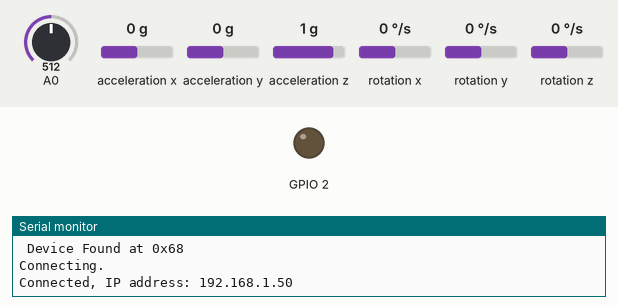
This sketch was run on a simulated ESP8266 (NodeMCU). On the bench: output pins drawn as LEDs (lit = HIGH), the last lines printed to the serial monitor. Wiring (inferred from the names in the program): MPU-6050 motion sensor at I2C address 0x68. Inputs (shaded band) come from the test bench; at power-on: A0 = 512, acceleration x 0 g, acceleration y 0 g, acceleration z 1 g, rotation x 0 °/s, rotation y 0 °/s, rotation z 0 °/s. WiFi joins after 1.5 s; servers stay silent unless stated.

Above: at 5.4 s.
5.5 s: A0 set to 369
8.5 s: A0 set to 334
At 11.28 s:
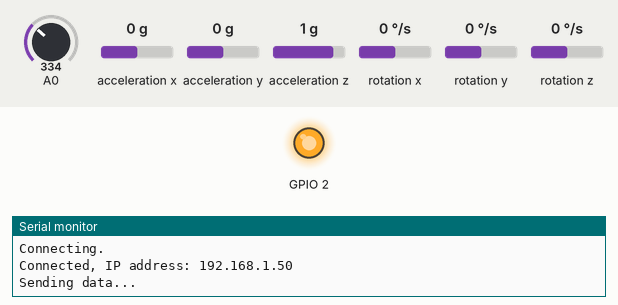
11.5 s: A0 set to 716
At 12.1 s:
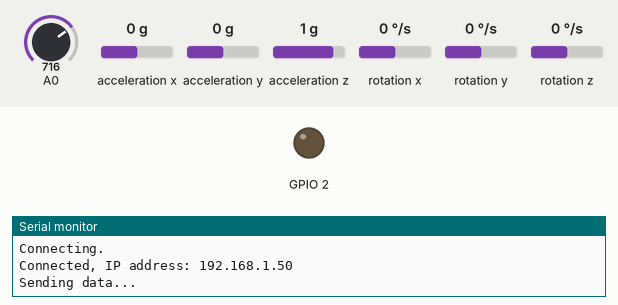
13.0 s: A0 set to 306
At 16.3 s:
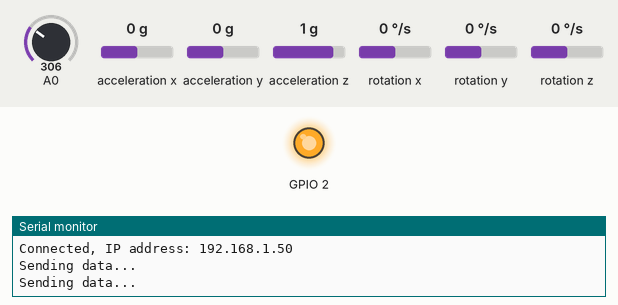
Timing chart, 0 to 17.0 s (numbered marks = the images above; inputs shaded):
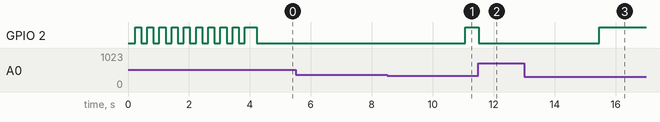

The sketch:

main.ino
```cpp
#include "Wire.h"
#include "Arduino.h"
#include <ESP8266WiFi.h>

const uint8_t MPU_addr = 0x68; // I2C address of the MPU-6050

const float MPU_GYRO_250_SCALE = 131.0;
const float MPU_GYRO_500_SCALE = 65.5;
const float MPU_GYRO_1000_SCALE = 32.8;
const float MPU_GYRO_2000_SCALE = 16.4;
const float MPU_ACCL_2_SCALE = 16384.0;
const float MPU_ACCL_4_SCALE = 8192.0;
const float MPU_ACCL_8_SCALE = 4096.0;
const float MPU_ACCL_16_SCALE = 2048.0;

// Threshold del sensore di pressione per rilevare la scrittura
const int TH_FORCE = 350;
// Delay del loop principale
const int LOOP_DELAY = 10;
// Tempo di attesa prima di poter riscrivere un altra parola
const int _TIME_WAIT = 2000;
// Tempo di scrittura massima di una parola
const int MAX_TIME = 10000;
// Dimensione massima dell array dei dati
const int ARRAY_DIM = MAX_TIME / LOOP_DELAY;
const bool DEBUG = false;

const char RAWDATA_JSON_PROTOTYPE[] = "[%f,%f,%f,%.0f,%f,%f,%f]";

// Enum per lo status della penna
enum PEN_STATUS
{
  WRITING, // La penna sta scrivendo il led è spento
  READY,   // La penna è pronta per scrivere una parola nuova il led è acceso
  ERROR    // l'utente ha tenuto la penna in scrittura per più di MAX_TIME il led lampeggia
};

struct rawdata
{
  int16_t AcX;
  int16_t AcY;
  int16_t AcZ;
  int16_t pressure;
  int16_t GyX;
  int16_t GyY;
  int16_t GyZ;
};

struct scaleddata
{
  float AcX;
  float AcY;
  float AcZ;
  float pressure;
  float GyX;
  float GyY;
  float GyZ;
};

bool checkI2c(byte addr);
void mpu6050Begin(byte addr);
rawdata mpu6050Read(byte addr);
void setMPU6050scales(byte addr, uint8_t Gyro, uint8_t Accl);
void getMPU6050scales(byte addr, uint8_t &Gyro, uint8_t &Accl);
scaleddata convertRawToScaled(byte addr, rawdata value);
void blink();
//scaleddata convertRawToScaled(byte addr, rawdata value, bool Debug);

// variable
int16_t pressionSensor;
bool isOpen = true;
int counter_led = 0;
int counter_writing = 0;
PEN_STATUS status_pen = READY;
struct rawdata arr[ARRAY_DIM];

// Dati di connessione
WiFiClient client;
const char *host = "192.168.43.242";
bool isConnected = false;

void connect()
{
  WiFi.begin("HUAWEI P20", "1234abcd");

  Serial.print("Connecting");
  while (WiFi.status() != WL_CONNECTED)
  {
    blink();
    Serial.print(".");
  }
  Serial.println();

  Serial.print("Connected, IP address: ");
  Serial.println(WiFi.localIP());

  while (!client.connect(host, 8080))
  {
    blink();
  }
}

void setup()
{

  Wire.begin();
  Serial.begin(9600);
  pinMode(2, OUTPUT);

  mpu6050Begin(MPU_addr);
  connect();
}

// Effettua il lampeggiamento del led
void blink()
{
  bool stat_led = true;
  for (int i = 0; i < 20; i++)
  {
    if (stat_led)
    {
      stat_led = false;
      digitalWrite(2, LOW);
    }
    else
    {
      stat_led = true;
      digitalWrite(2, HIGH);
    }
    delay(200);
  }
}

void setStatus(PEN_STATUS status)
{
  if (status == READY)
  {
    digitalWrite(2, HIGH);
    status_pen = READY;
  }
  else if (status == WRITING)
  {
    digitalWrite(2, LOW);
    status_pen = WRITING;
  }
  else
  {
    status_pen = ERROR;
    blink();
    status_pen = READY;
  }
}

void sendData()
{
  Serial.println("Sending data...");
  // vanno inviati counter_writing e LOOP_DELAY
  client.print("[");
  for (int i = 0; i < counter_writing; i++)
  {
    scaleddata data = convertRawToScaled(MPU_addr, arr[i]);
    client.printf(RAWDATA_JSON_PROTOTYPE, data.AcX, data.AcY, data.AcZ, data.pressure, data.GyX, data.GyY, data.GyZ);
    if (i != counter_writing - 1)
      client.print(",");
  }
  client.println("]");
};

void readData(byte addr)
{

  // This function reads the raw 16-bit data value from
  // the MPU-6050

  Wire.beginTransmission(addr);
  Wire.write(0x3B); // starting with register 0x3B (ACCEL_XOUT_H)
  Wire.endTransmission(false);
  Wire.requestFrom(addr, (size_t)14, true); // request a total of 14 registers
  rawdata data;

  arr[counter_writing].AcX = (Wire.read() << 8 | Wire.read());
  arr[counter_writing].AcY = (Wire.read() << 8 | Wire.read());
  arr[counter_writing].AcZ = (Wire.read() << 8 | Wire.read());
  arr[counter_writing].pressure = (pressionSensor);
  arr[counter_writing].GyX = (Wire.read() << 8 | Wire.read());
  arr[counter_writing].GyY = (Wire.read() << 8 | Wire.read());
  arr[counter_writing].GyZ = (Wire.read() << 8 | Wire.read());

  if (DEBUG && counter_writing % 200 == 0)
  {

    Serial.println(arr[counter_writing].AcX); // 0x3B (ACCEL_XOUT_H) & 0x3C (ACCEL_XOUT_L)
    Serial.println(arr[counter_writing].AcY); // 0x3D (ACCEL_YOUT_H) & 0x3E (ACCEL_YOUT_L)
    Serial.println(arr[counter_writing].AcZ); // 0x3F (ACCEL_ZOUT_H) & 0x40 (ACCEL_ZOUT_L)
    Serial.print("Pression: ");
    Serial.println(arr[counter_writing].pressure);
    Serial.println(arr[counter_writing].GyX); // 0x43 (GYRO_XOUT_H) & 0x44 (GYRO_XOUT_L)
    Serial.println(arr[counter_writing].GyY); // 0x45 (GYRO_YOUT_H) & 0x46 (GYRO_YOUT_L)
    Serial.println(arr[counter_writing].GyZ); // 0x47 (GYRO_ZOUT_H) & 0x48 (GYRO_ZOUT_L)
    //arr[counter_writing].pressure = pressionSensor;
    Serial.print("Counter writer: ");
    Serial.println(counter_writing);
    Serial.flush();
  }
}

void loop()
{
  // Read data of pression sensor from pin A0
  pressionSensor = analogRead(0);
  // Accelerometer

  if (pressionSensor > TH_FORCE && (counter_writing * LOOP_DELAY) < MAX_TIME)
  {
    setStatus(WRITING);
    setMPU6050scales(MPU_addr, 0b00000000, 0b00010000);
    readData(MPU_addr);

    counter_led = 0;
    counter_writing++;
  }
  else if (pressionSensor > TH_FORCE)
  {
    setStatus(ERROR);

    counter_led = 0;
    counter_writing = 0;
  }
  else if (status_pen != READY)
  {
    //Serial.println("Dentro elseif");
    setMPU6050scales(MPU_addr, 0b00000000, 0b00010000);
    readData(MPU_addr);
    counter_led++;
    counter_writing++;

    if (counter_led == _TIME_WAIT / LOOP_DELAY || (counter_writing * LOOP_DELAY) >= MAX_TIME)
    {
      //Serial.print("Counter Led: ");
      //Serial.println(counter_led);
      //Serial.print("Counter writing: ");
      //Serial.println(counter_writing);

      counter_writing -= counter_led;
      sendData();
      setStatus(READY);

      counter_writing = 0;
      counter_led = 0;
    }
  }

  //Serial.print(pressionSensor);
  //Serial.print("\n");
  delay(LOOP_DELAY); // Wait 5 seconds and scan again
}

void mpu6050Begin(byte addr)
{
  // This function initializes the MPU-6050 IMU Sensor
  // It verifys the address is correct and wakes up the
  // MPU.
  if (checkI2c(addr))
  {
    Wire.beginTransmission(MPU_addr);
    Wire.write(0x6B); // PWR_MGMT_1 register
    Wire.write(0);    // set to zero (wakes up the MPU-6050)
    Wire.endTransmission(true);

    delay(30); // Ensure gyro has enough time to power up
  }
}

bool checkI2c(byte addr)
{
  // We are using the return value of
  // the Write.endTransmisstion to see if
  // a device did acknowledge to the address.
  Serial.println(" ");
  Wire.beginTransmission(addr);

  if (Wire.endTransmission() == 0)
  {
    Serial.print(" Device Found at 0x");
    Serial.println(addr, HEX);
    return true;
  }
  else
  {
    Serial.print(" No Device Found at 0x");
    Serial.println(addr, HEX);
    return false;
  }
}

void setMPU6050scales(byte addr, uint8_t Gyro, uint8_t Accl)
{
  Wire.beginTransmission(addr);
  Wire.write(0x1B); // write to register starting at 0x1B
  Wire.write(Gyro); // Self Tests Off and set Gyro FS to 250
  Wire.write(Accl); // Self Tests Off and set Accl FS to 8g
  Wire.endTransmission(true);
}

void getMPU6050scales(byte addr, uint8_t &Gyro, uint8_t &Accl)
{
  Wire.beginTransmission(addr);
  Wire.write(0x1B); // starting with register 0x3B (ACCEL_XOUT_H)
  Wire.endTransmission(false);
  Wire.requestFrom(addr, (size_t)2, true); // request a total of 14 registers
  Gyro = (Wire.read() & (bit(3) | bit(4))) >> 3;
  Accl = (Wire.read() & (bit(3) | bit(4))) >> 3;
}

scaleddata convertRawToScaled(byte addr, rawdata value)
{

  scaleddata data;
  float scale_value = 0.0;
  byte Gyro, Accl;

  getMPU6050scales(MPU_addr, Gyro, Accl);

  if (DEBUG)
  {
    Serial.print("Gyro Full-Scale = ");
  }

  switch (Gyro)
  {
  case 0:
    scale_value = MPU_GYRO_250_SCALE;
    if (DEBUG)
    {
      Serial.println("±250 °/s");
    }
    break;
  case 1:
    scale_value = MPU_GYRO_500_SCALE;
    if (DEBUG)
    {
      Serial.println("±500 °/s");
    }
    break;
  case 2:
    scale_value = MPU_GYRO_1000_SCALE;
    if (DEBUG)
    {
      Serial.println("±1000 °/s");
    }
    break;
  case 3:
    scale_value = MPU_GYRO_2000_SCALE;
    if (DEBUG)
    {
      Serial.println("±2000 °/s");
    }
    break;
  default:
    break;
  }

  data.GyX = (float)value.GyX / scale_value;
  data.GyY = (float)value.GyY / scale_value;
  data.GyZ = (float)value.GyZ / scale_value;
  data.pressure = (float) value.pressure;

  scale_value = 0.0;

  if (DEBUG)
  {
    Serial.print("Accl Full-Scale = ");
  }
  switch (Accl)
  {
  case 0:
    scale_value = MPU_ACCL_2_SCALE;
    if (DEBUG)
    {
      Serial.println("±2 g");
    }
    break;
  case 1:
    scale_value = MPU_ACCL_4_SCALE;
    if (DEBUG)
    {
      Serial.println("±4 g");
    }
    break;
  case 2:
    scale_value = MPU_ACCL_8_SCALE;
    if (DEBUG)
    {
      Serial.println("±8 g");
    }
    break;
  case 3:
    scale_value = MPU_ACCL_16_SCALE;
    if (DEBUG)
    {
      Serial.println("±16 g");
    }
    break;
  default:
    break;
  }
  data.AcX = (float)value.AcX / scale_value;
  data.AcY = (float)value.AcY / scale_value;
  data.AcZ = (float)value.AcZ / scale_value;

  //value.Tmp = (float)value.Tmp / 340.0 + 36.53;

  if (DEBUG)
  {
    Serial.print(" GyX = ");
    Serial.print(value.GyX);
    Serial.print(" °/s| GyY = ");
    Serial.print(value.GyY);
    Serial.print(" °/s| GyZ = ");
    Serial.print(value.GyZ);
    //Serial.print(" °/s| Tmp = ");
    //Serial.print(value.Tmp);
    Serial.print(" °C| AcX = ");
    Serial.print(value.AcX);
    Serial.print(" g| AcY = ");
    Serial.print(value.AcY);
    Serial.print(" g| AcZ = ");
    Serial.print(value.AcZ);
    Serial.println(" g");
  }
  return data;
}
```

Measured:
- the behaviour switches between 351 and 350 on A0 (found by bisection; images 0 and 1)
- after the input at 5.5 s, every drawn part: stays the same
- after the input at 8.5 s, GPIO 2: LOW → HIGH after 2.6 s
- after the input at 11.5 s, GPIO 2: HIGH → LOW at once
- after the input at 13.0 s, GPIO 2: LOW → HIGH after 2.5 s
